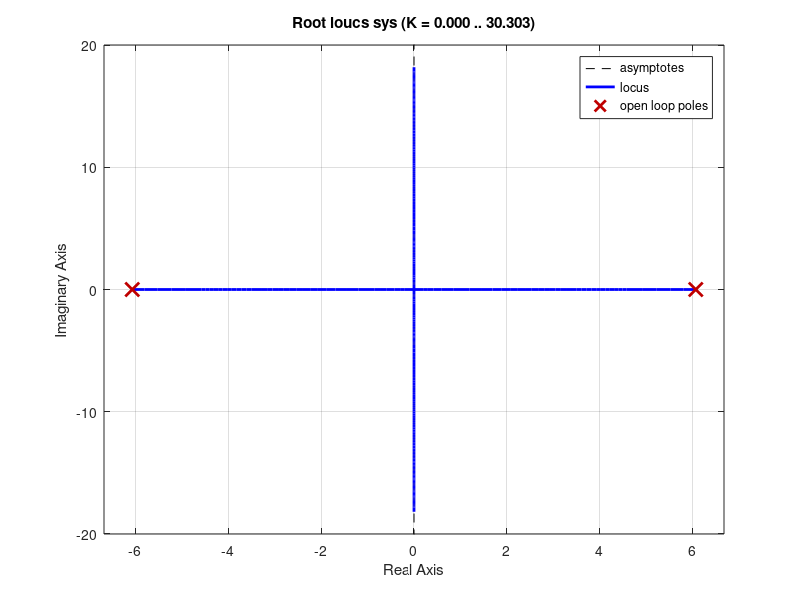

Recreate this plot in MATLAB. (Note: this script raises an error after producing the figure.)
Kt=0.0293;
Ke=0.0355;
Jm=2.9e-5;
Jgear=0.153e-4;
Ja=10.3e-3;
Js=1.95e-3;
Lm=1.56e-4;
Rm=1.02;
Bm=1.59e-4;
Bgear=1.11e-3;
N=0.3;
la=0.33;
Ls=0.4;
Ms=0.334;
Ma=0.288;
Bas=0;%1e-3;
g=9.8;

%%Transfer Function Creation
s=tf('s');

%% Controller
ControllerA=(15+s);%/(15+s);
ControllerB=(6+s);

%% ThetaA/U parameters

A=(Jm+Jgear)/N^3+Ls*Ms*la/8-Ja;

B=((Kt*Ke)/Rm+Bgear+Bm)/N^3;

C=(-3*g)/(2*Ls)*((Jgear+Jm)/N^3-Ja)-g*la*(Ms/4+Ma);

D=3*g/(2*Ls*N^3)*(Bgear+Kt*Ke/Rm+Bm);

E=-3*g^2*la/(4*Ls)*(Ma+Ms);

Fua=(-Kt/Rm*(s^2-3/2*g/Ls))/(A*s^4+B*s^3+C*s^2+D*s+E)

%% Without ThetaS

F=1/N^3*(Jm+Jgear-Ja+Ls*la*Ms/2);
G=1/N^3*(Kt*Ke/Rm+Bgear+Bm);
H=g*la*(Ms+Ma);
Fua2=(Kt/Rm)/(s^2*F+s*G+H);
%% ThetaS/ThetaA

Fsa=(-la*3*g/(2*Ls))/(s^2-3*g/(2*Ls))

sys=-Fsa

figure (1)
rlocus(sys);
hold on;
rlocus(Fua2,'o--');
hold off;

%cont=Controller*sys
figure (2)
rlocus(ControllerB*sys);
hold on;
rlocus(ControllerA*Fua2,'o--');
hold off;
